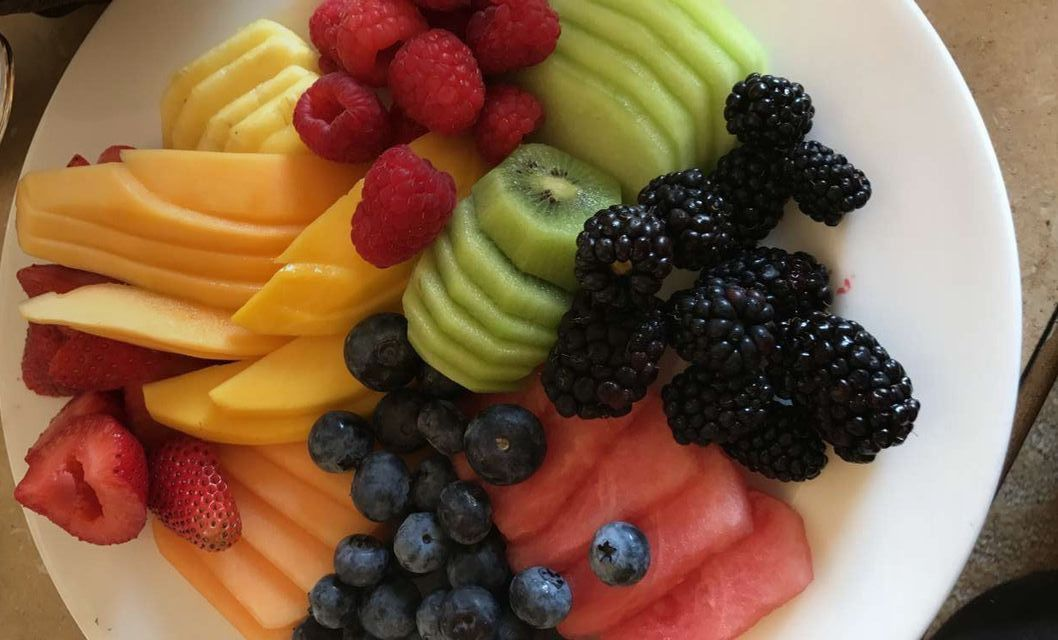
%> input picture fruit.jpg, 1058 x 640 px
$ octave task4.m   (GNU Octave 9; MATLAB toolbox functions it lacks are replaced by stand-ins)
%> lines starting %> are read from the running program, lines starting %| are printed output that depends on the picture
clc;
clear vars;
    %Elige una imagen y conviertela en escala de grises
A = imread("fruit.jpg");
%> A is the input picture: size 640x1058x3 uint8; mean R, G, B 132.4, 99.7, 72.1
B = rgb2gray(A);
figure(); imshow(B);
B = double(B);
%> B: size 640x1058 double
    %Aplica la funcion Gamma 3 veces
gamma1 = (B/255).^(1/0.09)*255;
figure(); imshow(gamma1);
gamma2 = (B/255).^(1/0.2)*255;
figure(); imshow(gamma2);
gamma3 = (B/255).^(1/0.5)*255;
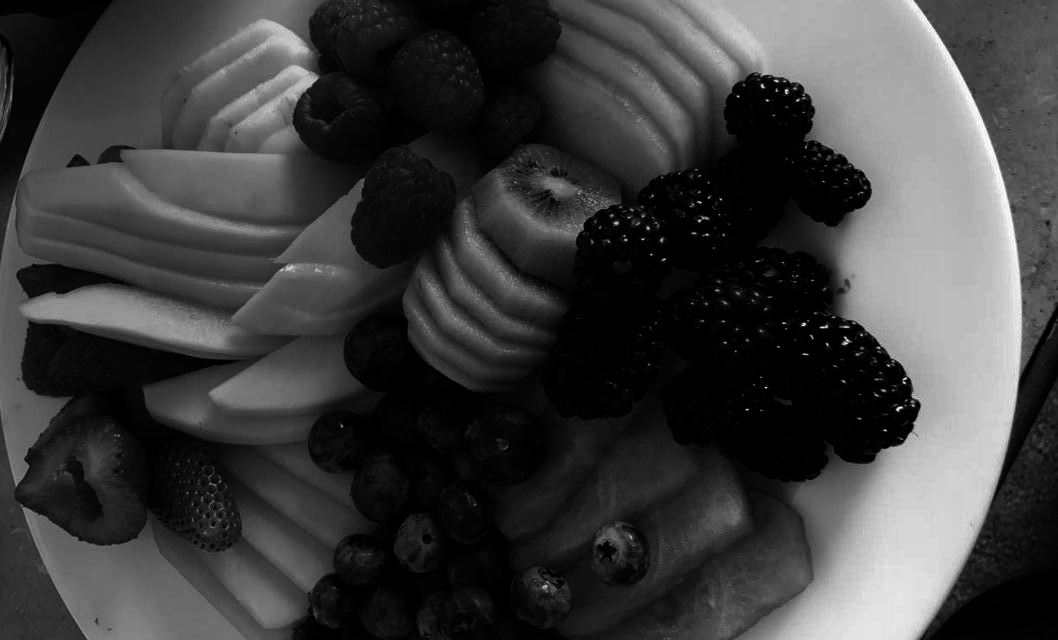
%> gamma3: size 640x1058 double; min 0, max 255, mean 61.9
figure(); imshow(gamma3);
    %Aplica la funcion gamma con una imagen de color
R = double(A(:,:,1));
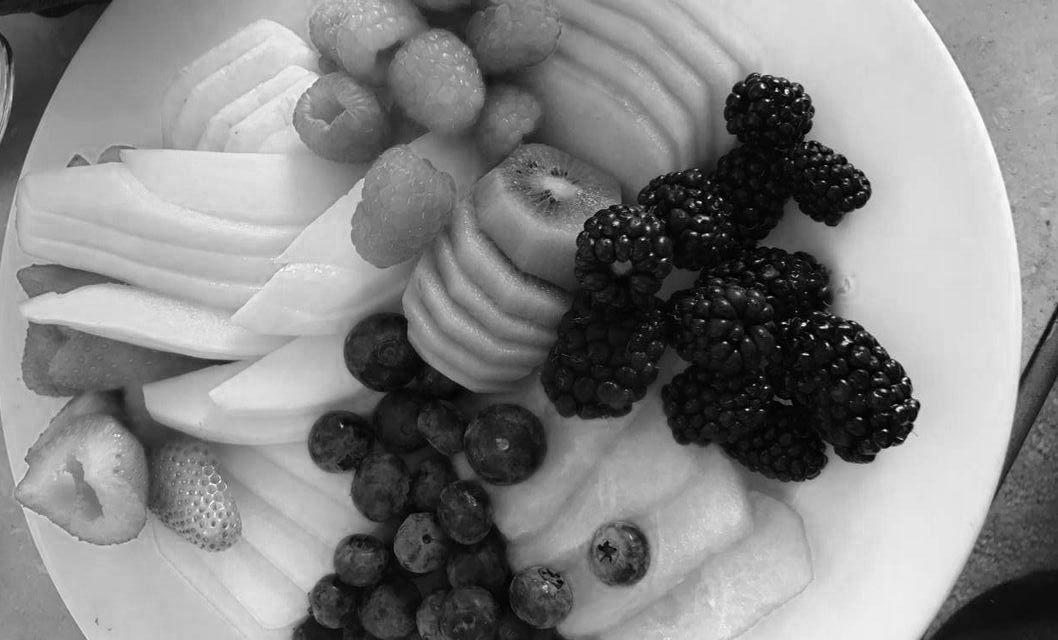
%> R: size 640x1058 double; min 0, max 255, mean 132.4
G = double(A(:,:,2));
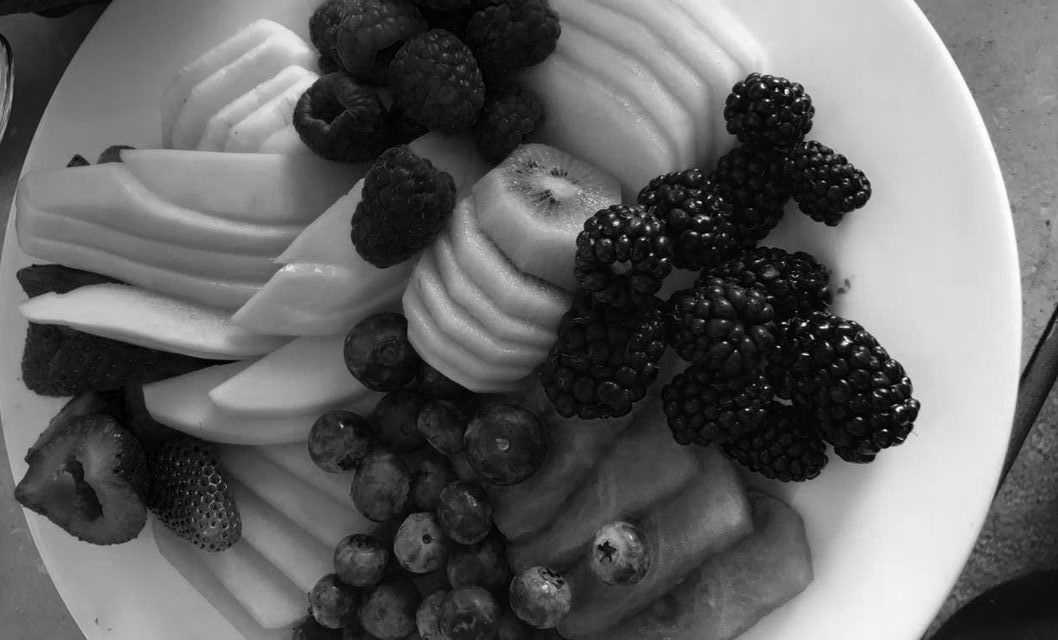
%> G: size 640x1058 double; min 0, max 255, mean 99.7
B = double(A(:,:,3));
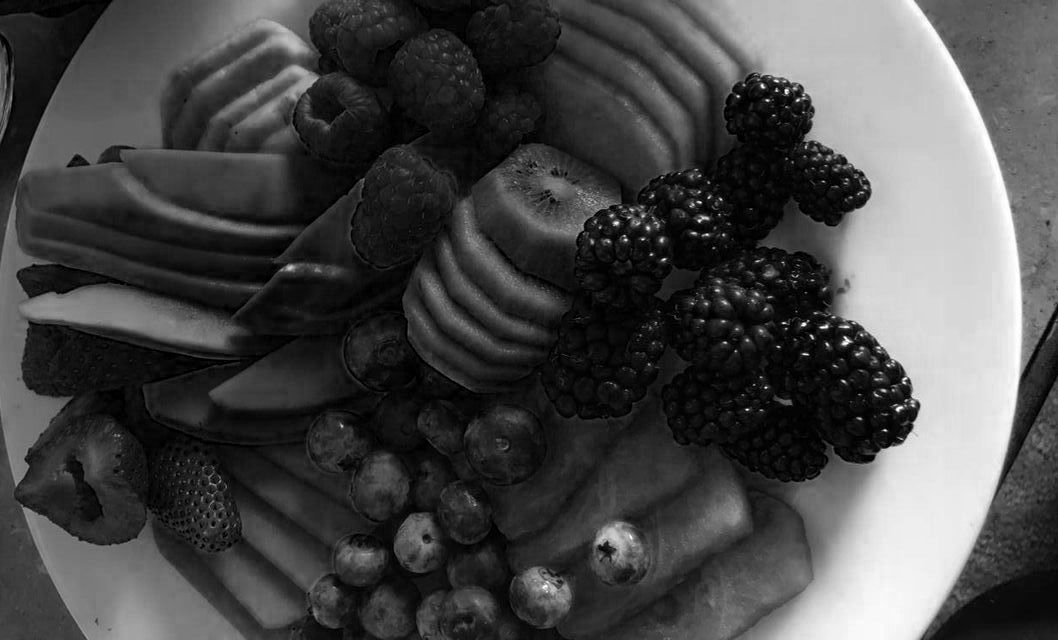
%> B: size 640x1058 double; min 0, max 255, mean 72.1
R = (R/255).^(1/0.1)*255;
G = (G/255).^(1/0.1)*255;
B = (B/255).^(1/0.1)*255;
color1 = cat(3,R,G,B);
figure(); imshow(color1);
    %Repite el proceso con 3 valores diferentes para gamma
A = double(A);
%> A: size 640x1058x3 double
gamma4 = (A/255).^(1/0.07)*255;
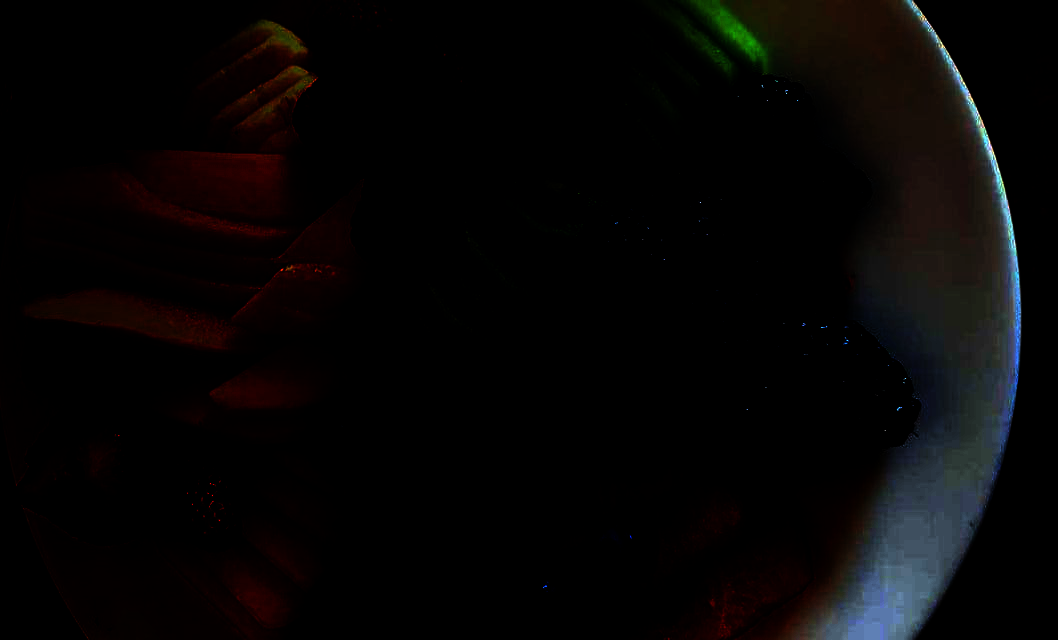
%> gamma4: size 640x1058x3 double; mean R, G, B 7, 5.7, 5.5
figure(); imshow(gamma4);
gamma5 = (A/255).^(1/0.7)*255;
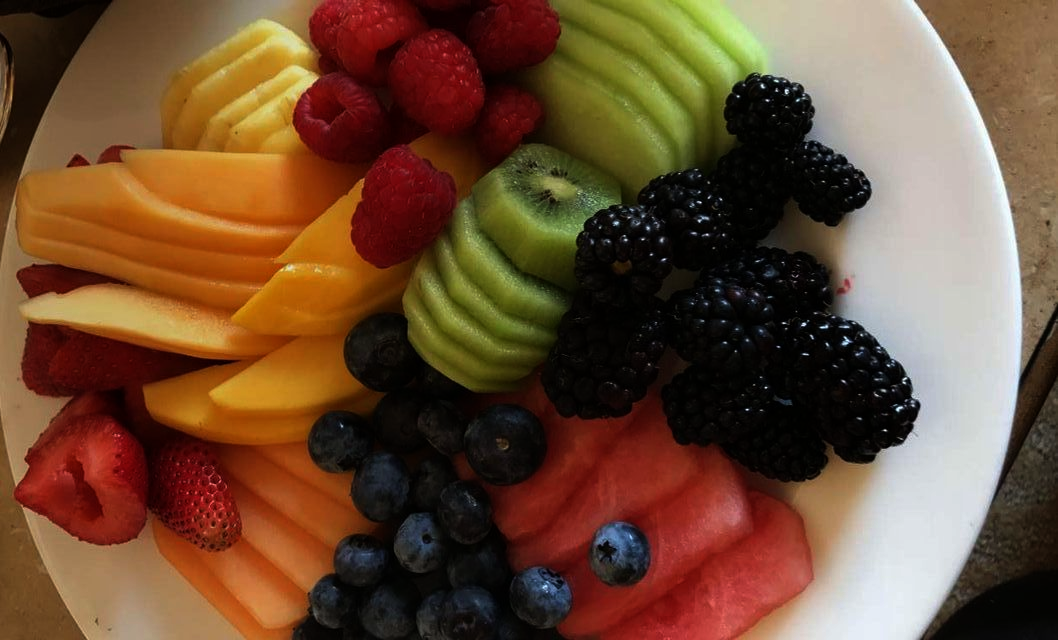
%> gamma5: size 640x1058x3 double; mean R, G, B 109.6, 77.1, 52.4
figure(); imshow(gamma5);
%> after `imshow(gamma5)`:
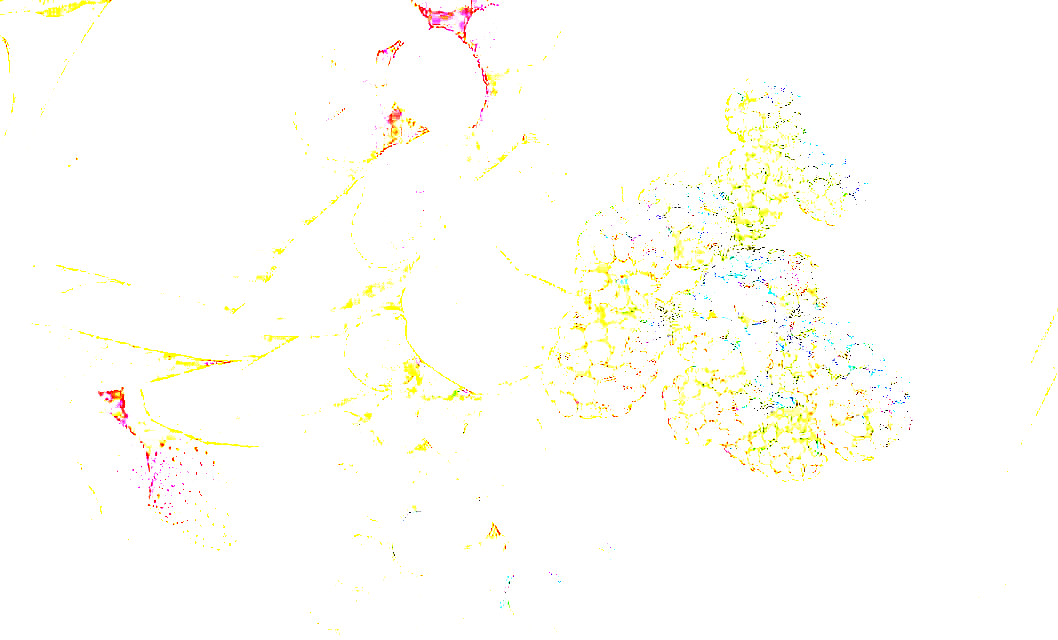
%> displayed picture: size 640x1058x3, on the screen's scale of 0 to 255; mean R, G, B 254.4, 253.9, 249.3
gamma6 = (A/255).^(1/0.7)*255;
figure(); imshow(gamma6);

$ run again, with coffee.jpg copied over fruit.jpg
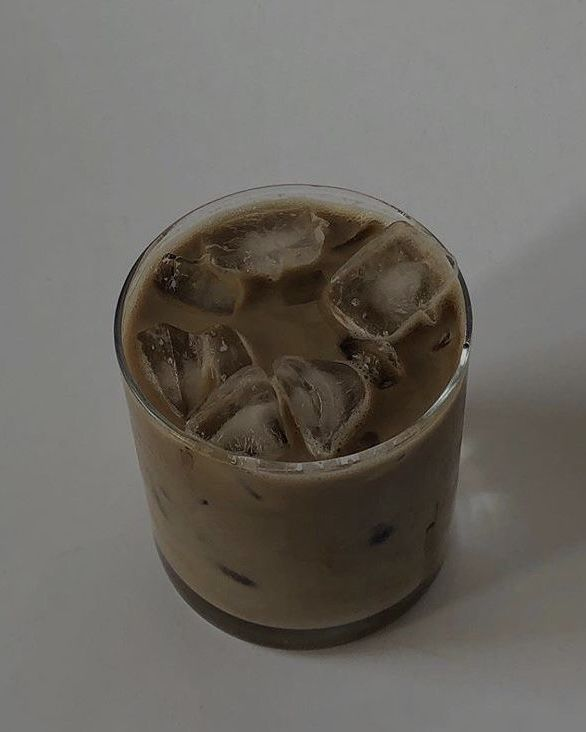
%> input picture coffee.jpg, 586 x 732 px
%> A is the input picture: size 732x586x3 uint8; mean R, G, B 107.5, 103.5, 97.3
%> A: size 732x586x3 double
%> `imshow(gamma5)`:
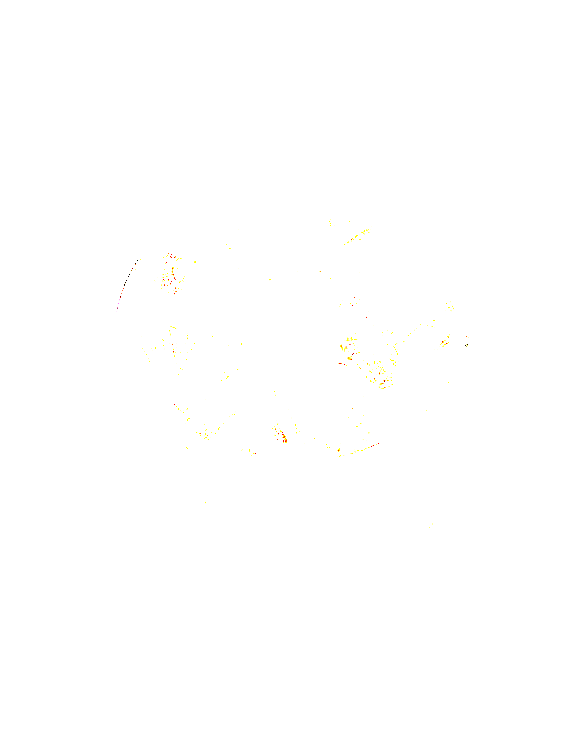
%> displayed picture: size 732x586x3, on the screen's scale of 0 to 255; mean R, G, B 255, 254.9, 254.7
